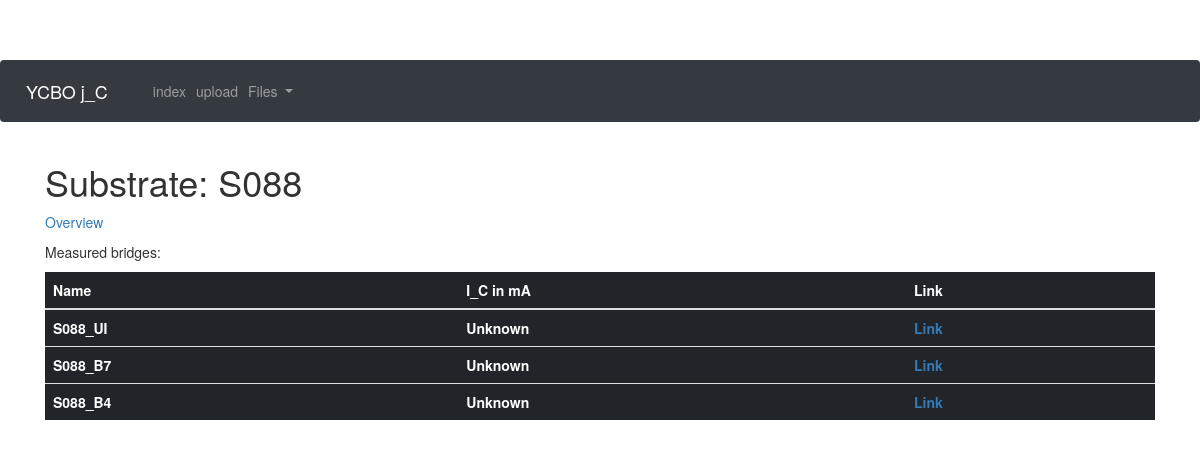
Page /substrate/S088 on the earlier database version.
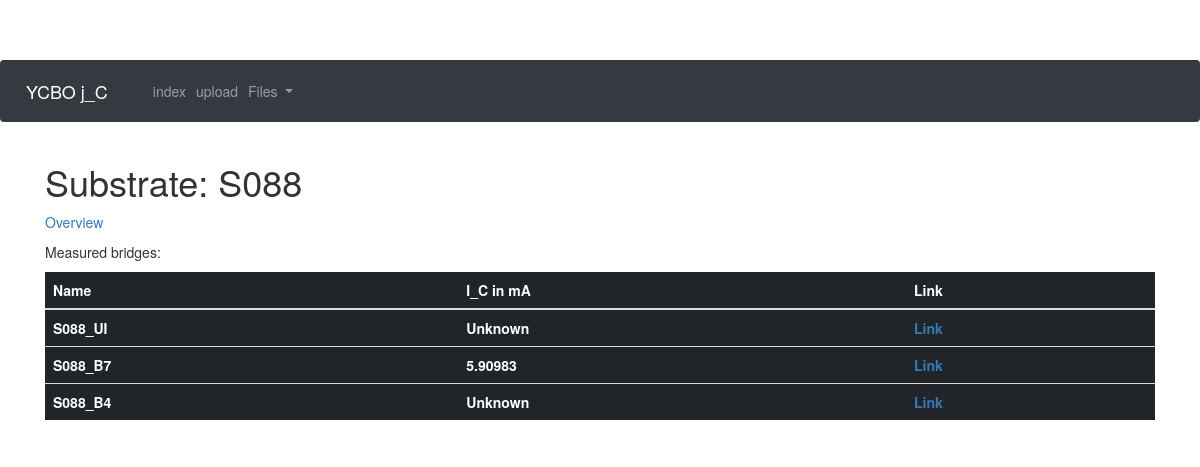
Same page on the later database version.
### app/models.py (models this page shows, shortened)
class Substrate(db.Model):
    id = db.Column(db.Integer, primary_key = True)
    substratename = db.Column(db.String(32))
    Au_layer = db.Column(db.Integer)
    YBCO_layer = db.Column(db.Integer)
    bridges = db.relationship("Bridge", backref = "substrate", lazy="dynamic")

class Bridge(db.Model):
    id = db.Column(db.Integer, primary_key = True)
    substrate_id = db.Column(db.Integer, db.ForeignKey("substrate.id"))
    bridgename = db.Column(db.String(32))
    j_C = db.Column(db.Float)
    res = db.Column(db.Float)
    documents = db.relationship("Document", backref = "bridge", lazy = "dynamic")

### app/routes.py (the view)
@app.route("/substrate/<substratename>")
def substrate(substratename):
    substrate = Substrate.query.filter_by(substratename=substratename).first_or_404()
    return render_template("substrate.html", substrate = substrate)

### app/templates/substrate.html
{% extends "base.html" %}
{% block content %}
<h1>Substrate: {{substrate.substratename}}</h1>
<p><a href="{{url_for('index')}}">Overview</a></p>
<p>Measured bridges:<p>
<table class="table table-dark">
  <thead>
    <tr>
      <th scope="col">Name</th>
      <th scope="col">I_C in mA</th>
      <th scope="col">Link</th>
    </tr>
  </thead>
  <tbody>
    {% for bridge in substrate.bridges.all() %}
    <tr>
      <th scope="row">{{ bridge.bridgename }}</th>
      <th>{% if bridge.j_C %}{{ "%.5f"%bridge.j_C }}{% else %}Unknown{% endif %}</th>
      <th><a href="{{url_for('bridge', bridgename = bridge.bridgename) }}">Link</a></th>
    </tr>
    {% endfor %}
  </tbody>
</table>
{% endblock %}

### app/templates/base.html (shortened to what this page needs)
<!doctype html>
<html>
<head>
    <link rel="stylesheet" href="https://stackpath.bootstrapcdn.com/bootstrap/4.1.0/css/bootstrap.min.css">
</head>
<body>
  <nav class="navbar fixed-top navbar-expand-lg navbar-dark bg-dark">
    <a class="navbar-brand" href="{{ url_for('index') }}">YCBO j_C</a>
    <div class="collapse navbar-collapse" id="navbarSupportedContent">
      <ul class="navbar-nav mr-auto">
        <li class="nav-item"><a class="nav-link" href="{{ url_for('index') }}">index</a></li>
        <li class="nav-item"><a class="nav-link" href="{{ url_for('upload') }}">upload</a></li>
        <li class="nav-item dropdown">
        <a class="nav-link dropdown-toggle" href="#" id="navbarDropdownMenuLink" data-toggle="dropdown" aria-haspopup="true" aria-expanded="false">
          Files
        </a>
      </li>
      </ul>
    </div>
    </nav>
    <div class="container">
        {% block content %}{% endblock %}
    </div>
    <link rel="stylesheet" type="text/css" href="//netdna.bootstrapcdn.com/bootstrap/3.1.1/css/bootstrap.min.css">
</body>
</html>

### app/templates/base.html (style rules this page uses)
body { padding-top: 60px; }
li.dropdown { display: inline-block; }
li a, .dropbtn { display: inline-block; text-align: center; text-decoration: none; }

Differences in the rows shown:
changed Bridge "S088_B7": j_C (not shown) → "5.90983"; no longer shows "Unknown"
